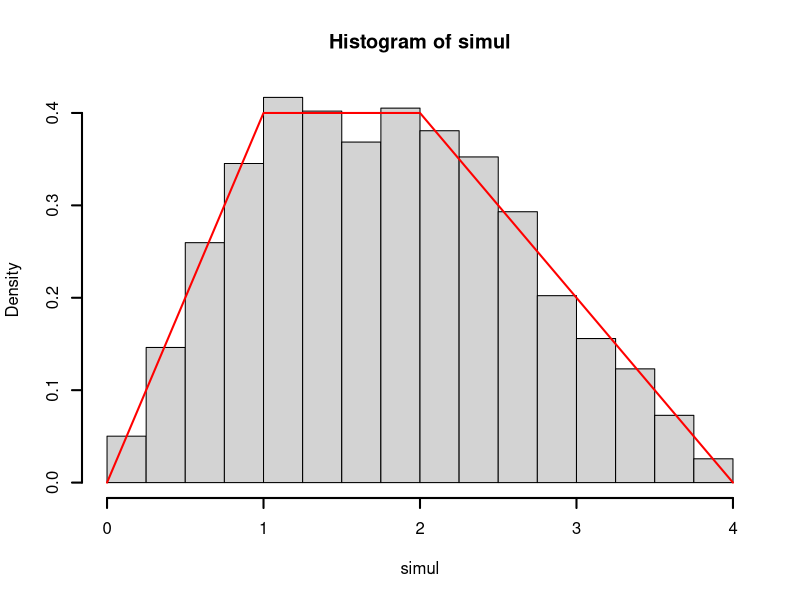
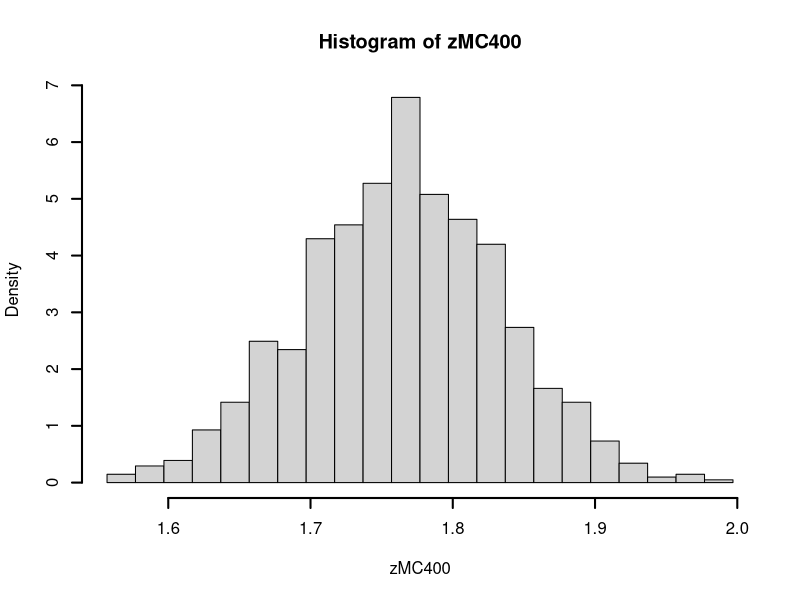
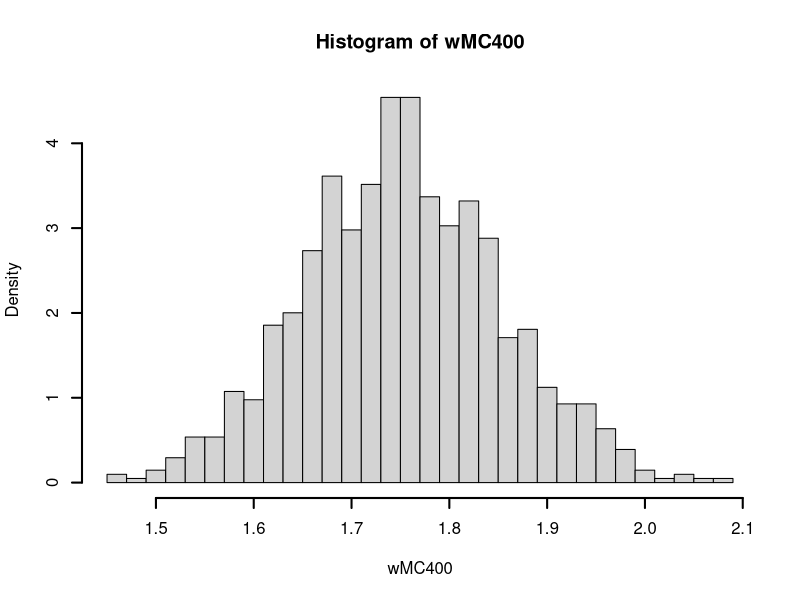
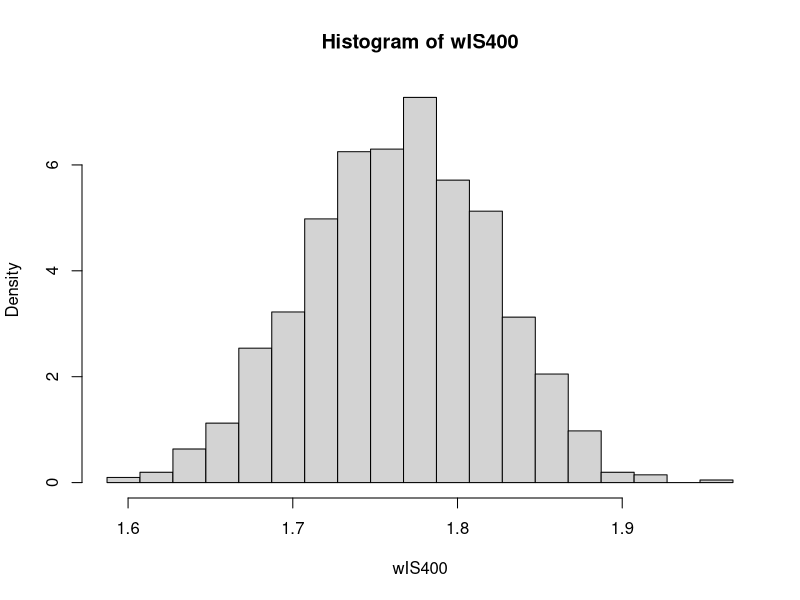

These figures' R source, in order:
## ---- chunk 1
knitr::opts_chunk$set(echo = FALSE, comment=NA, fig.width = 6, fig.height = 3, fig.align = "center")
## ---- chunk 2
target = function(x) {
  ifelse(0 <= x & x < 1, 2*x/5,
         ifelse(1 <= x & x < 2, 2/5, 
                ifelse(2 <= x & x < 4, 4/5 - x/5, 0)
                )
         )
}

proposal = function(x) { 0.25; }

rejCont = function(trials) {
  supremum = 8/5
    results <- c()
  for (i in 1:trials){
      u<-runif(1)
      y<-runif(1, 0, 4)
      if (u <= target(y) / (supremum * proposal(y)) ) {
          results = c(results, y)
      }
    }
  results; 
}

trials = 10000
simul = rejCont(trials)
hist(simul, breaks=seq(0, 4, .25), prob=T, lwd=2)

x = seq(0, 4, 0.01)
y = target(x)
lines(x, y, col="red", lwd=2)


## ---- chunk 3
mean(simul)
## ---- chunk 4
sd(simul)^2
## ---- chunk 5
sd(simul)
## ---- chunk 6
length(simul)/10000
## ---- chunk 7
phi = function(x) {
  4*exp(-(x-2)^2)
}

zMC = function(sam, rep) {
  obs = numeric(rep)
  for (i in 0:rep) {
    obs[i] = sum(phi(runif(sam, 0, 4)))/sam
  }
  obs
}

zMC400 = zMC(400, 1024)
hist(zMC400, breaks=seq(min(zMC400), max(zMC400+0.02), .02), prob=T, lwd=2)
## ---- chunk 8
mean(zMC400)
## ---- chunk 9
sd(zMC400)
## ---- chunk 10
I = 1.76416
zMC400 = zMC(400, 10000)
length(zMC400[0.01 >= abs(I - zMC400)])/10000
## ---- chunk 11
zMC_better = zMC(80000, 1024)
mean(zMC_better)
## ---- chunk 12
length(zMC_better[0.01 >= abs(I - zMC_better)])/1024
## ---- chunk 13
pt(-1.632, 399)
## ---- chunk 14
wMC = function(sam, rep) {
  obs = numeric(rep)
  for (i in 0:rep) {
    u = runif(sam, 0, 4)
    v = runif(sam, 0, 1)
    obs[i] = 4*length(v[v <= exp(-(u-2)^2)])/sam
  }
  obs
}

wMC400 = wMC(400, 1024)
hist(wMC400, breaks=seq(min(wMC400), max(wMC400+0.02), .02), prob=T, lwd=2)
## ---- chunk 15
mean(wMC400)
## ---- chunk 16
sd(wMC400)
## ---- chunk 17
length(wMC400[0.01 >= abs(I - wMC400)])/1024
## ---- chunk 18
gpdf <- function(x) { # define p.d.f. g(.) #
  ifelse((x >= 0 & x < 1), 1/5,
    ifelse((x >= 1 & x < 3), 3/10,
      ifelse((x >= 3 & x <= 4), 1/5, 0
      )
    )
  )
}

Ginv <- function(y) { # define c.d.f. inverse G^(-1)(.) #
    ifelse((y >= 0 & y < 1/5), 5*y,
      ifelse((y >= 1/5 & y < 4/5), 10*(y - 1/5)/3 + 1,
        ifelse((y >= 4/5 & y <= 1), 5*(y - 4/5) + 3, 0
        )
      )
  )
}

cdfInv <- function(n) { # CDF inversion sampling #
  U <- runif(n);
  Ginv(U);
}

clt <- function(sam, rep){
  obs <- NULL;
  for (i in 1:rep){
    y <- cdfInv(sam);
    psi <- exp(-(y-2)^2) / gpdf(y);
    psibar <- mean(psi);
    obs <- c(obs, psibar);
  }
  obs;
}

wIS400 = clt(400, 1024)
hist(wIS400, breaks=seq(min(wIS400), max(wIS400)+0.02, 0.02), prob=T)
## ---- chunk 19
mean(wIS400)
## ---- chunk 20
sd(wIS400)
